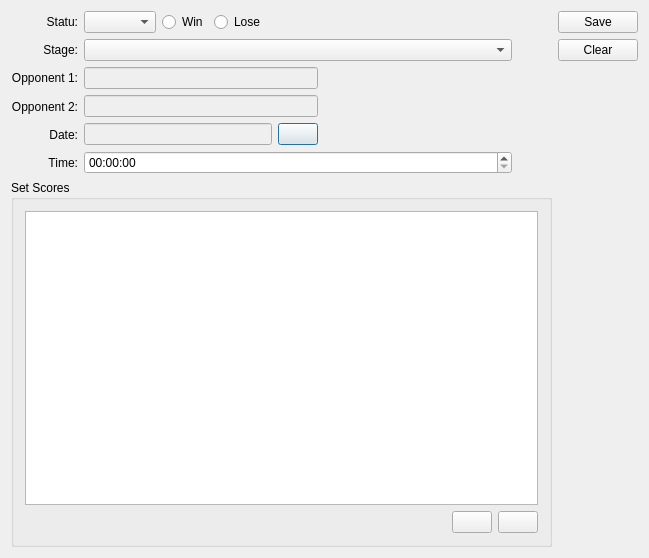
<?xml version="1.0" encoding="UTF-8"?>
<ui version="4.0">
 <class>AddEditMatchDialogClass</class>
 <widget class="QDialog" name="AddEditMatchDialogClass">
  <property name="geometry">
   <rect>
    <x>0</x>
    <y>0</y>
    <width>649</width>
    <height>558</height>
   </rect>
  </property>
  <property name="windowTitle">
   <string>AddEditMatchDialog</string>
  </property>
  <layout class="QGridLayout" name="gridLayout_3">
   <item row="0" column="0">
    <layout class="QGridLayout" name="gridLayout_2">
     <item row="0" column="0">
      <layout class="QVBoxLayout" name="verticalLayout_4">
       <item>
        <layout class="QHBoxLayout" name="horizontalLayout_10">
         <item>
          <layout class="QVBoxLayout" name="verticalLayout_2">
           <item>
            <widget class="QLabel" name="label_Statu">
             <property name="text">
              <string>Statu:</string>
             </property>
             <property name="alignment">
              <set>Qt::AlignmentFlag::AlignRight|Qt::AlignmentFlag::AlignTrailing|Qt::AlignmentFlag::AlignVCenter</set>
             </property>
            </widget>
           </item>
           <item>
            <widget class="QLabel" name="label_Stage">
             <property name="text">
              <string>Stage:</string>
             </property>
             <property name="alignment">
              <set>Qt::AlignmentFlag::AlignRight|Qt::AlignmentFlag::AlignTrailing|Qt::AlignmentFlag::AlignVCenter</set>
             </property>
            </widget>
           </item>
           <item>
            <widget class="QLabel" name="label_Opponent1">
             <property name="text">
              <string>Opponent 1:</string>
             </property>
             <property name="alignment">
              <set>Qt::AlignmentFlag::AlignRight|Qt::AlignmentFlag::AlignTrailing|Qt::AlignmentFlag::AlignVCenter</set>
             </property>
            </widget>
           </item>
           <item>
            <widget class="QLabel" name="label_Opponent2">
             <property name="text">
              <string>Opponent 2:</string>
             </property>
             <property name="alignment">
              <set>Qt::AlignmentFlag::AlignRight|Qt::AlignmentFlag::AlignTrailing|Qt::AlignmentFlag::AlignVCenter</set>
             </property>
            </widget>
           </item>
           <item>
            <widget class="QLabel" name="label_Date">
             <property name="text">
              <string>Date:</string>
             </property>
             <property name="alignment">
              <set>Qt::AlignmentFlag::AlignRight|Qt::AlignmentFlag::AlignTrailing|Qt::AlignmentFlag::AlignVCenter</set>
             </property>
            </widget>
           </item>
           <item>
            <widget class="QLabel" name="label_Time">
             <property name="text">
              <string>Time:</string>
             </property>
             <property name="alignment">
              <set>Qt::AlignmentFlag::AlignRight|Qt::AlignmentFlag::AlignTrailing|Qt::AlignmentFlag::AlignVCenter</set>
             </property>
            </widget>
           </item>
          </layout>
         </item>
         <item>
          <layout class="QVBoxLayout" name="verticalLayout_3">
           <item>
            <layout class="QHBoxLayout" name="horizontalLayout_4">
             <item>
              <layout class="QHBoxLayout" name="horizontalLayout_2">
               <item>
                <widget class="QComboBox" name="comboBox_Statu">
                 <property name="sizePolicy">
                  <sizepolicy hsizetype="Preferred" vsizetype="Fixed">
                   <horstretch>1</horstretch>
                   <verstretch>0</verstretch>
                  </sizepolicy>
                 </property>
                </widget>
               </item>
               <item>
                <layout class="QHBoxLayout" name="horizontalLayout">
                 <item>
                  <widget class="QRadioButton" name="radioButton_Win">
                   <property name="text">
                    <string>Win</string>
                   </property>
                  </widget>
                 </item>
                 <item>
                  <widget class="QRadioButton" name="radioButton_Lose">
                   <property name="text">
                    <string>Lose</string>
                   </property>
                  </widget>
                 </item>
                </layout>
               </item>
              </layout>
             </item>
             <item>
              <spacer name="horizontalSpacer_2">
               <property name="orientation">
                <enum>Qt::Orientation::Horizontal</enum>
               </property>
               <property name="sizeHint" stdset="0">
                <size>
                 <width>40</width>
                 <height>20</height>
                </size>
               </property>
              </spacer>
             </item>
            </layout>
           </item>
           <item>
            <layout class="QHBoxLayout" name="horizontalLayout_5">
             <item>
              <widget class="QComboBox" name="comboBox_Stage">
               <property name="sizePolicy">
                <sizepolicy hsizetype="Preferred" vsizetype="Fixed">
                 <horstretch>1</horstretch>
                 <verstretch>0</verstretch>
                </sizepolicy>
               </property>
              </widget>
             </item>
             <item>
              <spacer name="horizontalSpacer_3">
               <property name="orientation">
                <enum>Qt::Orientation::Horizontal</enum>
               </property>
               <property name="sizeHint" stdset="0">
                <size>
                 <width>40</width>
                 <height>20</height>
                </size>
               </property>
              </spacer>
             </item>
            </layout>
           </item>
           <item>
            <layout class="QHBoxLayout" name="horizontalLayout_6">
             <item>
              <widget class="QLineEdit" name="lineEdit__Opponent1">
               <property name="enabled">
                <bool>false</bool>
               </property>
              </widget>
             </item>
             <item>
              <spacer name="horizontalSpacer_4">
               <property name="orientation">
                <enum>Qt::Orientation::Horizontal</enum>
               </property>
               <property name="sizeHint" stdset="0">
                <size>
                 <width>40</width>
                 <height>20</height>
                </size>
               </property>
              </spacer>
             </item>
            </layout>
           </item>
           <item>
            <layout class="QHBoxLayout" name="horizontalLayout_7">
             <item>
              <widget class="QLineEdit" name="lineEdit__Opponent2">
               <property name="enabled">
                <bool>false</bool>
               </property>
              </widget>
             </item>
             <item>
              <spacer name="horizontalSpacer_5">
               <property name="orientation">
                <enum>Qt::Orientation::Horizontal</enum>
               </property>
               <property name="sizeHint" stdset="0">
                <size>
                 <width>40</width>
                 <height>20</height>
                </size>
               </property>
              </spacer>
             </item>
            </layout>
           </item>
           <item>
            <layout class="QHBoxLayout" name="horizontalLayout_8">
             <item>
              <layout class="QHBoxLayout" name="horizontalLayout_3">
               <item>
                <widget class="QLineEdit" name="lineEdit_Date">
                 <property name="enabled">
                  <bool>false</bool>
                 </property>
                </widget>
               </item>
               <item>
                <widget class="QPushButton" name="DateButton">
                 <property name="text">
                  <string/>
                 </property>
                </widget>
               </item>
              </layout>
             </item>
             <item>
              <spacer name="horizontalSpacer_6">
               <property name="orientation">
                <enum>Qt::Orientation::Horizontal</enum>
               </property>
               <property name="sizeHint" stdset="0">
                <size>
                 <width>40</width>
                 <height>20</height>
                </size>
               </property>
              </spacer>
             </item>
            </layout>
           </item>
           <item>
            <layout class="QHBoxLayout" name="horizontalLayout_9">
             <item>
              <widget class="QTimeEdit" name="timeEdit">
               <property name="sizePolicy">
                <sizepolicy hsizetype="Preferred" vsizetype="Fixed">
                 <horstretch>1</horstretch>
                 <verstretch>0</verstretch>
                </sizepolicy>
               </property>
              </widget>
             </item>
             <item>
              <spacer name="horizontalSpacer_7">
               <property name="orientation">
                <enum>Qt::Orientation::Horizontal</enum>
               </property>
               <property name="sizeHint" stdset="0">
                <size>
                 <width>40</width>
                 <height>20</height>
                </size>
               </property>
              </spacer>
             </item>
            </layout>
           </item>
          </layout>
         </item>
        </layout>
       </item>
       <item>
        <widget class="QGroupBox" name="groupBox_3">
         <property name="title">
          <string>Set Scores</string>
         </property>
         <layout class="QGridLayout" name="gridLayout">
          <item row="1" column="0">
           <spacer name="horizontalSpacer">
            <property name="orientation">
             <enum>Qt::Orientation::Horizontal</enum>
            </property>
            <property name="sizeHint" stdset="0">
             <size>
              <width>40</width>
              <height>20</height>
             </size>
            </property>
           </spacer>
          </item>
          <item row="1" column="2">
           <widget class="QPushButton" name="AddSetButton">
            <property name="text">
             <string/>
            </property>
           </widget>
          </item>
          <item row="1" column="3">
           <widget class="QPushButton" name="RemoveSetButton">
            <property name="text">
             <string/>
            </property>
           </widget>
          </item>
          <item row="0" column="0" colspan="4">
           <widget class="QListWidget" name="listWidget">
            <property name="alternatingRowColors">
             <bool>true</bool>
            </property>
           </widget>
          </item>
         </layout>
        </widget>
       </item>
      </layout>
     </item>
     <item row="0" column="1">
      <layout class="QVBoxLayout" name="verticalLayout">
       <item>
        <widget class="QPushButton" name="SaveButton">
         <property name="text">
          <string>Save</string>
         </property>
        </widget>
       </item>
       <item>
        <widget class="QPushButton" name="ClearButton">
         <property name="text">
          <string>Clear</string>
         </property>
        </widget>
       </item>
       <item>
        <spacer name="verticalSpacer">
         <property name="orientation">
          <enum>Qt::Orientation::Vertical</enum>
         </property>
         <property name="sizeHint" stdset="0">
          <size>
           <width>20</width>
           <height>40</height>
          </size>
         </property>
        </spacer>
       </item>
      </layout>
     </item>
    </layout>
   </item>
  </layout>
 </widget>
 <layoutdefault spacing="6" margin="11"/>
 <resources/>
 <connections/>
</ui>
